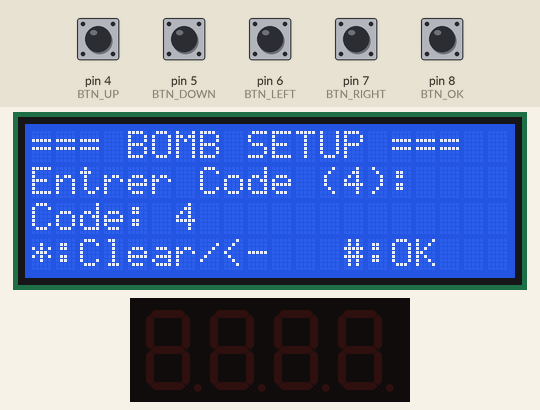
This sketch was run on a simulated Arduino Uno, built with avr-gcc and run on an emulated ATmega328P. Shown: 20×4 character LCD, 4-digit seven-segment display. The test bench sets the inputs (shaded band); at power-on: pin 4 (BTN_UP), pin 5 (BTN_DOWN), pin 6 (BTN_LEFT), pin 7 (BTN_RIGHT), pin 8 (BTN_OK) HIGH. The audio player accepts every command and is not drawn.

Above: at 1.8 s.
1.9 s: pin 4 (BTN_UP) pulled LOW for 0.15 s
3.5 s: pin 5 (BTN_DOWN) pulled LOW for 0.15 s
At 4.0 s:
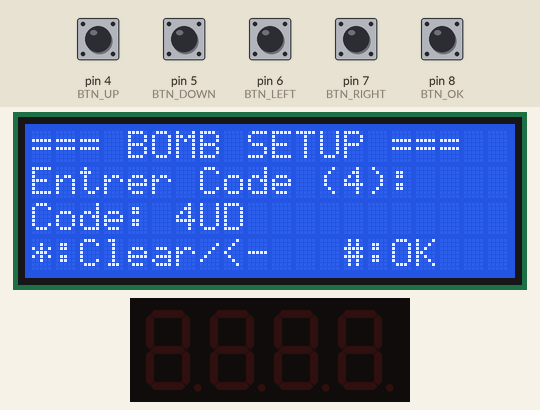
5.1 s: pin 6 (BTN_LEFT) pulled LOW for 0.15 s
6.7 s: pin 8 (BTN_OK) pulled LOW for 0.15 s
At 7.6 s:
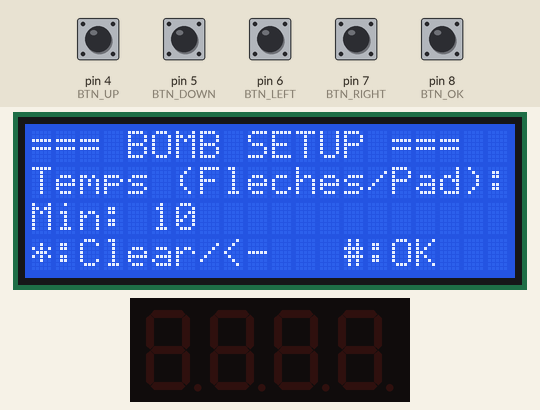
8.3 s: pin 8 (BTN_OK) pulled LOW for 1 s
At 10.1 s:
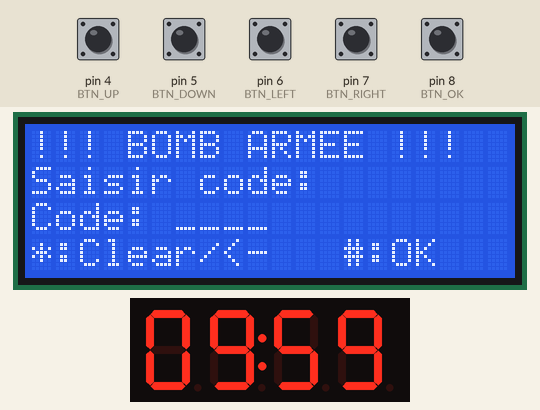
12.3 s: pin 7 (BTN_RIGHT) pulled LOW for 0.15 s
At 13.1 s:
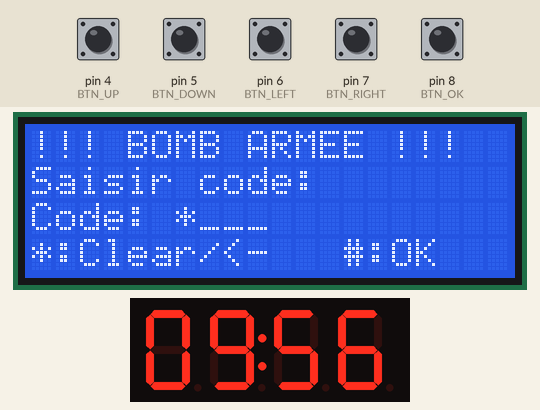
Timing chart, 0 to 15.3 s (numbered marks = the images above; inputs shaded):
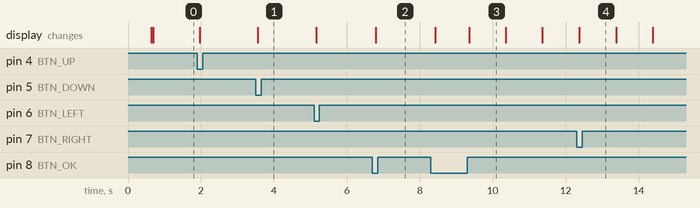

Measured:
- after the input at 3.5 s, the display: changes after 0.06 s (image 1)
- after the input at 6.7 s, the display: changes after 0.09 s (image 2)
- after the input at 8.3 s, the display: first changes after 0.12 s (image 3 shows a later state)
- after the input at 12.3 s, the display: first changes after 0.07 s (image 4 shows a later state)

The sketch:

bombe_airsoft_v2.ino
```cpp
#include <Wire.h>
#include <LiquidCrystal_I2C.h>
#include <TM1637Display.h>
#include <SoftwareSerial.h>
#include <DFRobotDFPlayerMini.h>
#include "PCF8574.h"

// --- BROCHES ---
#define CLK_PIN 2
#define DIO_PIN 3
#define BTN_UP    4
#define BTN_DOWN  5
#define BTN_LEFT  6
#define BTN_RIGHT 7
#define BTN_OK    8
#define RX_PIN 10
#define TX_PIN 11

// --- ADRESSES I2C ---
#define LCD_ADDR 0x27
#define PCF_ADDR 0x20

// --- OBJETS ---
LiquidCrystal_I2C lcd(LCD_ADDR, 20, 4);
TM1637Display tm(CLK_PIN, DIO_PIN);
SoftwareSerial mySoftwareSerial(RX_PIN, TX_PIN);
DFRobotDFPlayerMini dfPlayer;
PCF8574 pcf(PCF_ADDR);

// --- CLAVIER 4x4 ---
const char keys[4][4] = {
  {'1', '2', '3', 'A'},
  {'4', '5', '6', 'B'},
  {'7', '8', '9', 'C'},
  {'*', '0', '#', 'D'}
};

// --- VARIABLES DE JEU ---
String secretCode = "1234";
String currentInput = "";
int timeMinutes = 10;
unsigned long totalSeconds = 0;

enum GameState { SETUP_CODE, SETUP_TIME, ARMED, DEFUSED, EXPLODED };
GameState currentState = SETUP_CODE;

unsigned long lastTickTime = 0;
unsigned long lastKeyPressTime = 0;

// Anti-maintien
char lastKeyDetected = 0;
int lastBtnDetected = -1;

// --- LECTURE CLAVIER PCF8574 ---
char getKpdKey() {
  char currentPressedKey = 0;
  for (int col = 0; col < 4; col++) {
    for (int i = 0; i < 8; i++) pcf.write(i, HIGH);
    pcf.write(col + 4, LOW);
    for (int row = 0; row < 4; row++) {
      if (pcf.read(row) == LOW) {
        currentPressedKey = keys[row][col];
        break;
      }
    }
    if (currentPressedKey != 0) break;
  }
  if (currentPressedKey == 0) {
    lastKeyDetected = 0;
    return 0;
  }
  if (currentPressedKey == lastKeyDetected) return 0;
  lastKeyDetected = currentPressedKey;
  delay(30);
  return currentPressedKey;
}

// --- LECTURE DES 5 BOUTONS FLÈCHES + OK ---
char getNavInput() {
  int pressedPin = -1;
  if (digitalRead(BTN_UP) == LOW)    pressedPin = BTN_UP;
  if (digitalRead(BTN_DOWN) == LOW)  pressedPin = BTN_DOWN;
  if (digitalRead(BTN_LEFT) == LOW)  pressedPin = BTN_LEFT;
  if (digitalRead(BTN_RIGHT) == LOW) pressedPin = BTN_RIGHT;
  if (digitalRead(BTN_OK) == LOW)    pressedPin = BTN_OK;

  if (pressedPin == -1) {
    lastBtnDetected = -1;
    return 0;
  }
  if (pressedPin == lastBtnDetected) return 0;
  lastBtnDetected = pressedPin;
  delay(30);

  if (pressedPin == BTN_UP)    return 'U'; // Up
  if (pressedPin == BTN_DOWN)  return 'D'; // Down
  if (pressedPin == BTN_LEFT)  return 'L'; // Left (Effacer)
  if (pressedPin == BTN_RIGHT) return 'R'; // Right
  if (pressedPin == BTN_OK)    return 'O'; // OK (Valider)
  return 0;
}

// --- MISE À JOUR CHRONO TM1637 ---
void updateTM1637(unsigned long seconds) {
  int mins = seconds / 60;
  int secs = seconds % 60;
  int displayValue = (mins * 100) + secs;
  tm.showNumberDecEx(displayValue, 0b01000000, true);
}

void printFooter() {
  lcd.setCursor(0, 3);
  lcd.print("*:Clear/<-   #:OK");
}

void setup() {
  Serial.begin(9600);
  Wire.begin();

  pinMode(BTN_UP, INPUT_PULLUP);
  pinMode(BTN_DOWN, INPUT_PULLUP);
  pinMode(BTN_LEFT, INPUT_PULLUP);
  pinMode(BTN_RIGHT, INPUT_PULLUP);
  pinMode(BTN_OK, INPUT_PULLUP);

  lcd.init();
  lcd.backlight();
  tm.setBrightness(7);

  pcf.begin();

  mySoftwareSerial.begin(9600);
  if (dfPlayer.begin(mySoftwareSerial)) {
    dfPlayer.volume(22);
  }

  lcd.clear();
  lcd.setCursor(0, 0);
  lcd.print("=== BOMB SETUP ===");
  lcd.setCursor(0, 1);
  lcd.print("Entrer Code (4):");
  lcd.setCursor(0, 2);
  lcd.print("Code: ");
  printFooter();
}

void loop() {
  // Capture de l'entrée (Clavier OU Boutons)
  char input = getKpdKey();
  if (input == 0) input = getNavInput();

  switch (currentState) {

    // 1. CONFIGURATION DU CODE (Chiffres + Flèches)
    case SETUP_CODE:
      if ((input >= '0' && input <= '9') || input == 'U' || input == 'D' || input == 'L' || input == 'R') {
        if (currentInput.length() < 4) {
          currentInput += input;
          dfPlayer.play(1);
          lcd.setCursor(6 + currentInput.length() - 1, 2);
          lcd.print(input);
        }
      } else if (input == '#' || input == 'O') { // Valider (# ou OK)
        if (currentInput.length() == 4) {
          secretCode = currentInput;
          currentInput = "";
          currentState = SETUP_TIME;
          lcd.clear();
          lcd.setCursor(0, 0);
          lcd.print("=== BOMB SETUP ===");
          lcd.setCursor(0, 1);
          lcd.print("Temps (Fleches/Pad):");
          lcd.setCursor(0, 2);
          lcd.print("Min: ");
          lcd.print(timeMinutes);
          printFooter();
        }
      } else if (input == '*') { // Effacer
        currentInput = "";
        lcd.setCursor(6, 2);
        lcd.print("    ");
      }
      break;

    // 2. CONFIGURATION DU TEMPS (+1 / -1 avec flèches ou au pavé)
    case SETUP_TIME:
      if (input == 'U') { // Flèche HAUT : +1 min
        timeMinutes++;
        if (timeMinutes > 99) timeMinutes = 99;
        dfPlayer.play(1);
        lcd.setCursor(5, 2);
        lcd.print("  ");
        lcd.setCursor(5, 2);
        lcd.print(timeMinutes);
      } else if (input == 'D') { // Flèche BAS : -1 min
        timeMinutes--;
        if (timeMinutes < 1) timeMinutes = 1;
        dfPlayer.play(1);
        lcd.setCursor(5, 2);
        lcd.print("  ");
        lcd.setCursor(5, 2);
        lcd.print(timeMinutes);
      } else if (input >= '0' && input <= '9') {
        if (currentInput.length() < 2) {
          currentInput += input;
          timeMinutes = currentInput.toInt();
          dfPlayer.play(1);
          lcd.setCursor(5, 2);
          lcd.print("  ");
          lcd.setCursor(5, 2);
          lcd.print(timeMinutes);
        }
      } else if (input == '#' || input == 'O') { // Valider (# ou OK)
        totalSeconds = (unsigned long)timeMinutes * 60;
        currentInput = "";

        currentState = ARMED;
        lastTickTime = millis();
        lastKeyPressTime = millis();

        dfPlayer.play(2);
        lcd.clear();
        lcd.setCursor(0, 0);
        lcd.print("!!! BOMB ARMEE !!!");
        lcd.setCursor(0, 1);
        lcd.print("Saisir code:");
        lcd.setCursor(0, 2);
        lcd.print("Code: ____");
        printFooter();
      } else if (input == '*') {
        currentInput = "";
        timeMinutes = 10;
        lcd.setCursor(5, 2);
        lcd.print("10");
      }
      break;

    // 3. PHASE DE JEU
    case ARMED:
      // Décompte
      if (millis() - lastTickTime >= 1000) {
        lastTickTime = millis();
        if (totalSeconds > 0) {
          totalSeconds--;
          updateTM1637(totalSeconds);
          dfPlayer.play(1);
        } else {
          currentState = EXPLODED;
          dfPlayer.play(3);
          lcd.clear();
          lcd.setCursor(2, 1);
          lcd.print("BOOM ! EXPLOSION");
          lcd.setCursor(1, 2);
          lcd.print("BOMBE EXPLOSEE !");
          tm.showNumberDec(0, true);
        }
      }

      // Saisie du code
      if (input) {
        lastKeyPressTime = millis();

        if ((input >= '0' && input <= '9') || input == 'U' || input == 'D' || input == 'L' || input == 'R') {
          if (currentInput.length() < 4) {
            currentInput += input;
            dfPlayer.play(1);
            lcd.setCursor(6, 2);
            for (int i = 0; i < 4; i++) {
              if (i < currentInput.length()) lcd.print("*");
              else lcd.print("_");
            }
          }
        } else if (input == '#' || input == 'O') { // Valider avec # ou OK
          if (currentInput.length() == 4) {
            if (currentInput == secretCode) {
              currentState = DEFUSED;
              dfPlayer.play(2);
              lcd.clear();
              lcd.setCursor(2, 1);
              lcd.print("DESAMORCAGE OK !");
              lcd.setCursor(3, 2);
              lcd.print("BRAVO AUX CT !");
            } else {
              // Pénalité -1 minute
              dfPlayer.play(3);
              if (totalSeconds > 60) totalSeconds -= 60;
              else totalSeconds = 0;

              currentInput = "";
              lcd.setCursor(6, 2);
              lcd.print("____ (FAUX -1M)");
              delay(800);
              lcd.setCursor(6, 2);
              lcd.print("____           ");
            }
          }
        } else if (input == '*') {
          currentInput = "";
          lcd.setCursor(6, 2);
          lcd.print("____           ");
        }
      }

      // Timeout 30s d'inactivité
      if (currentInput.length() > 0 && (millis() - lastKeyPressTime >= 30000)) {
        currentInput = "";
        lcd.setCursor(6, 2);
        lcd.print("____ (TIMEOUT) ");
        delay(800);
        lcd.setCursor(6, 2);
        lcd.print("____           ");
      }
      break;

    case DEFUSED:
    case EXPLODED:
      break;
  }
}
```
